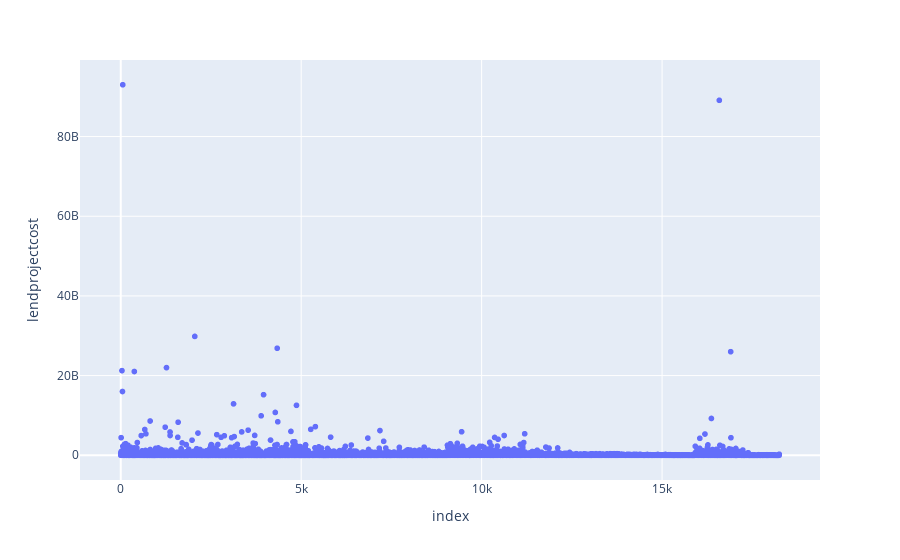

The cell this chart's notebook holds for it:
### Markdown cell above
#### a. Projects Data

### Code cell
# Check Outlier Projects_Data
fig = px.scatter(project_group, y="lendprojectcost", hover_name='countryname')
fig.show()

### Figure 1 — Plotly figure (JSON) as saved in the notebook; plotly's stock layout.template omitted (floating-point values rounded to 4 significant figures; data arrays with more than 128 entries replaced by an {"elided": "..."} marker saying what was removed)
{"data": [{"hovertemplate": "<b>%{hovertext}</b><br><br>index=%{x}<br>lendprojectcost=%{y}<extra></extra>", "hovertext": {"elided": "18248 str values"}, "legendgroup": "", "marker": {"color": "#636efa", "symbol": "circle"}, "mode": "markers", "name": "", "showlegend": false, "type": "scattergl", "x": {"elided": "18248 int values"}, "xaxis": "x", "y": {"elided": "18248 int values"}, "yaxis": "y"}], "layout": {"legend": {"tracegroupgap": 0}, "margin": {"t": 60}, "xaxis": {"anchor": "y", "domain": [0, 1], "title": {"text": "index"}}, "yaxis": {"anchor": "x", "domain": [0, 1], "title": {"text": "lendprojectcost"}}}}
